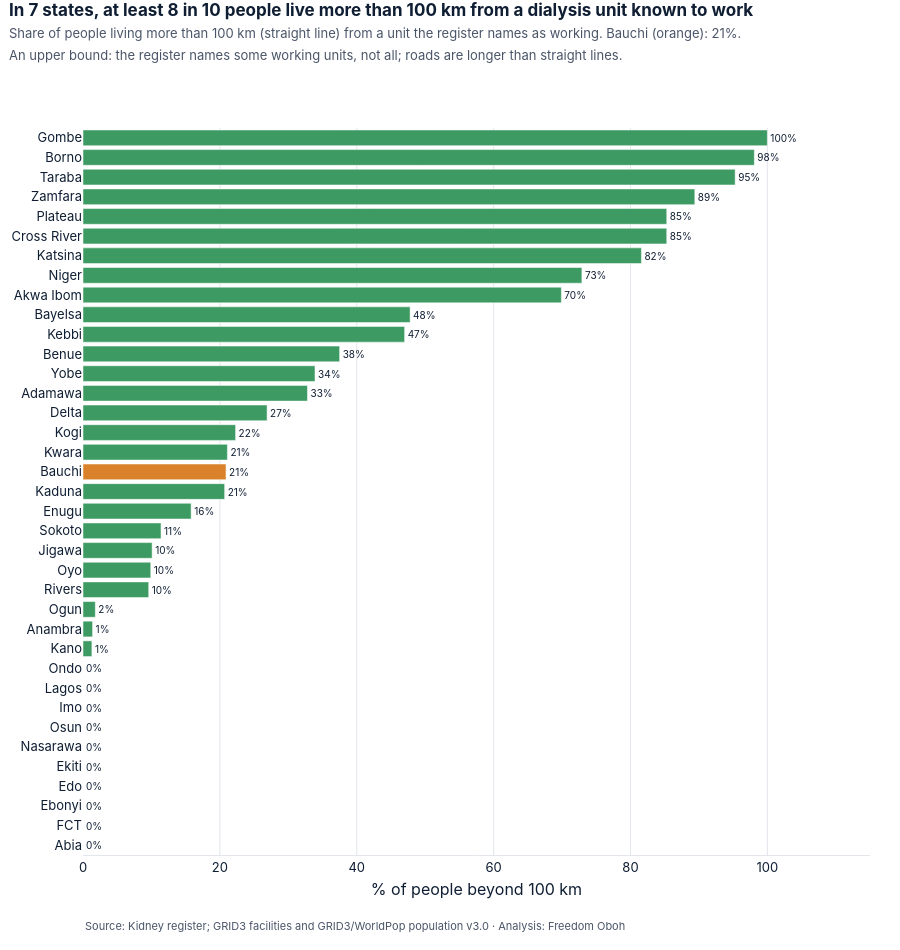

Notebook code cell kept with this figure:
### Code cell
dist = pd.read_csv(P / "state_dialysis_distance.csv")
print(story.distance_sentence(dist, halima))
charts.distance_to_dialysis(dist, halima).show()

### Figure 1 — Plotly figure (JSON) as saved in the notebook; plotly's stock layout.template omitted (floating-point values rounded to 4 significant figures)
{"data": [{"cliponaxis": false, "customdata": [[53.0], [2.0], [49.0], [29.0], [13.0], [24.0], [59.0], [25.0], [12.0], [63.0], [32.0], [65.0], [32.0], [73.0], [12.0], [60.0], [42.0], [63.0], [81.0], [72.0], [30.0], [61.0], [91.0], [72.0], [93.0], [85.0], [85.0], [100.0], [113.0], [135.0], [120.0], [124.0], [123.0], [171.0], [160.0], [134.0], [145.0]], "hovertemplate": "%{y}: %{x:.0f}% live over 100 km away<br>half live over %{customdata[0]:.0f} km<extra></extra>", "marker": {"color": ["#3E9A63", "#3E9A63", "#3E9A63", "#3E9A63", "#3E9A63", "#3E9A63", "#3E9A63", "#3E9A63", "#3E9A63", "#3E9A63", "#3E9A63", "#3E9A63", "#3E9A63", "#3E9A63", "#3E9A63", "#3E9A63", "#3E9A63", "#3E9A63", "#3E9A63", "#D9822B", "#3E9A63", "#3E9A63", "#3E9A63", "#3E9A63", "#3E9A63", "#3E9A63", "#3E9A63", "#3E9A63", "#3E9A63", "#3E9A63", "#3E9A63", "#3E9A63", "#3E9A63", "#3E9A63", "#3E9A63", "#3E9A63", "#3E9A63"]}, "orientation": "h", "text": ["0%", "0%", "0%", "0%", "0%", "0%", "0%", "0%", "0%", "0%", "1%", "1%", "2%", "10%", "10%", "10%", "11%", "16%", "21%", "21%", "21%", "22%", "27%", "33%", "34%", "38%", "47%", "48%", "70%", "73%", "82%", "85%", "85%", "89%", "95%", "98%", "100%"], "textfont": {"color": "#0F1E33", "size": 10}, "textposition": "outside", "type": "bar", "x": [0.0, 0.0, 0.0, 0.0, 0.0, 0.0, 0.0, 0.0, 0.0, 0.0, 1.3, 1.4, 1.8, 9.6, 9.9, 10.1, 11.4, 15.8, 20.7, 20.9, 21.1, 22.3, 26.9, 32.8, 33.9, 37.5, 47.0, 47.8, 69.9, 72.9, 81.6, 85.3, 85.3, 89.4, 95.3, 98.1, 100.0], "y": ["Abia", "FCT", "Ebonyi", "Edo", "Ekiti", "Nasarawa", "Osun", "Imo", "Lagos", "Ondo", "Kano", "Anambra", "Ogun", "Rivers", "Oyo", "Jigawa", "Sokoto", "Enugu", "Kaduna", "Bauchi", "Kwara", "Kogi", "Delta", "Adamawa", "Yobe", "Benue", "Kebbi", "Bayelsa", "Akwa Ibom", "Niger", "Katsina", "Cross River", "Plateau", "Zamfara", "Taraba", "Borno", "Gombe"]}], "layout": {"annotations": [{"font": {"color": "#4A5568", "size": 11}, "showarrow": false, "text": "Source: Kidney register; GRID3 facilities and GRID3/WorldPop population v3.0 · Analysis: Freedom Oboh", "x": 0, "xanchor": "left", "xref": "paper", "y": 0, "yanchor": "top", "yref": "paper", "yshift": -62}], "font": {"color": "#0F1E33", "family": "Inter, Segoe UI, Arial, sans-serif", "size": 13}, "height": 950, "hoverlabel": {"bgcolor": "white", "font": {"color": "#0F1E33"}}, "margin": {"b": 95, "l": 20, "r": 30, "t": 128}, "paper_bgcolor": "white", "plot_bgcolor": "white", "showlegend": false, "title": {"font": {"size": 17}, "pad": {"t": 16}, "text": "<b>In 7 states, at least 8 in 10 people live more than 100 km from a dialysis unit known to work</b><br><span style='font-size:13px;color:#4A5568'>Share of people living more than 100 km (straight line) from a unit the register names as working. Bauchi (orange): 21%.<br>An upper bound: the register names some working units, not all; roads are longer than straight lines.</span>", "x": 0.01, "xanchor": "left", "y": 1, "yanchor": "top", "yref": "container"}, "xaxis": {"automargin": true, "gridcolor": "#E3E6EB", "linecolor": "#E3E6EB", "range": [0, 115], "showgrid": true, "title": {"standoff": 10, "text": "% of people beyond 100 km"}, "zeroline": false}, "yaxis": {"automargin": true, "gridcolor": "#E3E6EB", "showgrid": false, "title": {"standoff": 10}, "zeroline": false}}}
